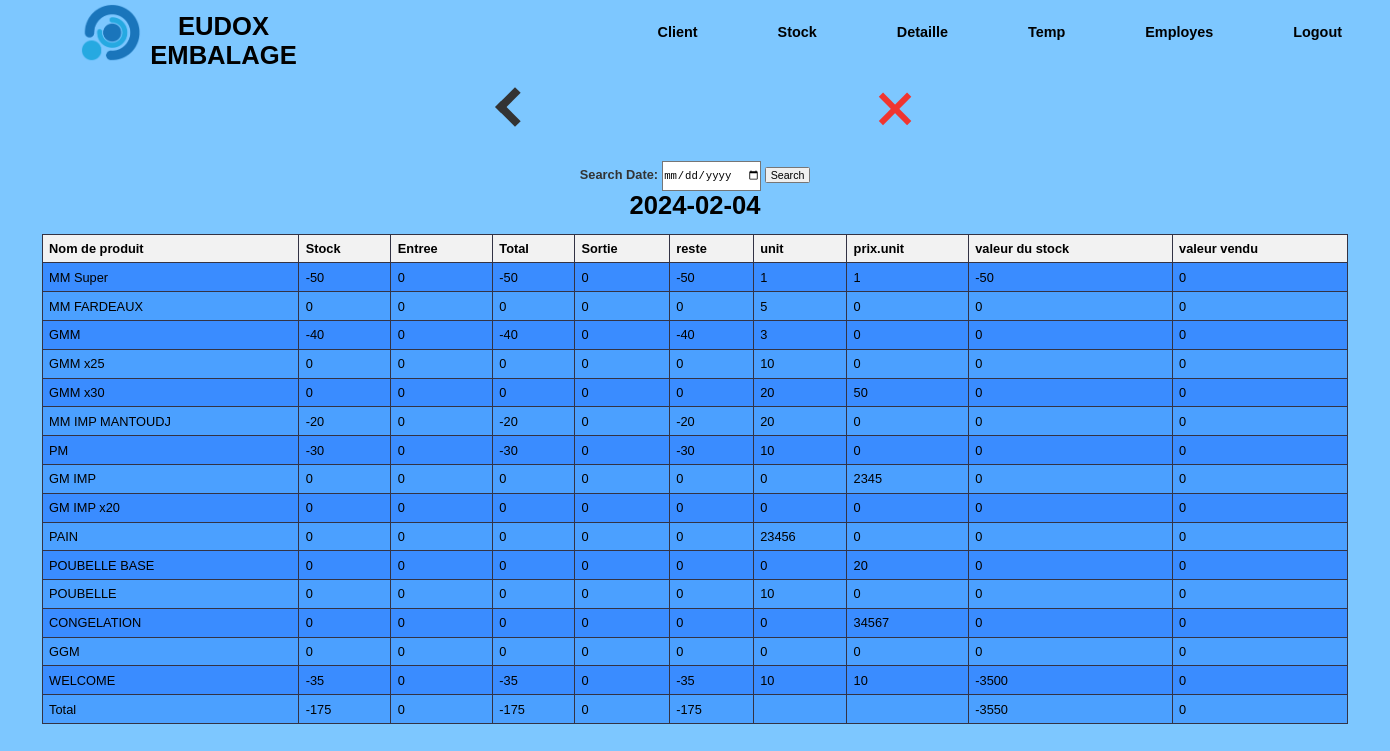
Screenshot of /stock/view with the database file from the repository.
### tables this page shows
CREATE TABLE stv (
        id INTEGER PRIMARY KEY AUTOINCREMENT,
        date TEXT NOT NULL,
        MM_super_st INTEGER NOT NULL,
        MM_super_e INTEGER NOT NULL,
        MM_super_so INTEGER NOT NULL,
        MM_Fardeaux_st INTEGER NOT NULL,
        MM_Fardeaux_e INTEGER NOT NULL,
        MM_Fardeaux_so INTEGER NOT NULL,
        GMM_st INTEGER NOT NULL,
        GMM_e INTEGER NOT NULL,
        GMM_so INTEGER NOT NULL,
        GMM_x25_st INTEGER NOT NULL,
        GMM_x25_e INTEGER NOT NULL,
        GMM_x25_so INTEGER NOT NULL,
        GMM_x30_st INTEGER NOT NULL,
        GMM_x30_e INTEGER NOT NULL,
        GMM_x30_so INTEGER NOT NULL,
        MM_IMP_MANTOUDJ_st INTEGER NOT NULL,
        MM_IMP_MANTOUDJ_e INTEGER NOT NULL,
        MM_IMP_MANTOUDJ_so INTEGER NOT NULL,
        PM_st INTEGER NOT NULL,
        PM_e INTEGER NOT NULL,
        PM_so INTEGER NOT NULL,
        GM_IMP_st INTEGER NOT NULL,
        GM_IMP_e INTEGER NOT NULL,
        GM_IMP_so INTEGER NOT NULL,
        GM_IMP_x20_st INTEGER NOT NULL,
        GM_IMP_x20_e INTEGER NOT NULL,
        GM_IMP_x20_so INTEGER NOT NULL,
        PAIN_st INTEGER NOT NULL,
        PAIN_e INTEGER NOT NULL,
        PAIN_so INTEGER NOT NULL,
        POUBELLE_BASE_st INTEGER NOT NULL,
        POUBELLE_BASE_e INTEGER NOT NULL,
        POUBELLE_BASE_so INTEGER NOT NULL,
        POUBELLE_st INTEGER NOT NULL,
        POUBELLE_e INTEGER NOT NULL,
        POUBELLE_so INTEGER NOT NULL,
        CONGELATION_st INTEGER NOT NULL,
        CONGELATION_e INTEGER NOT NULL,
        CONGELATION_so INTEGER NOT NULL,
        GGM_st INTEGER NOT NULL,
        GGM_e INTEGER NOT NULL,
        GGM_so INTEGER NOT NULL,
        WELCOME_st INTEGER NOT NULL,
        WELCOME_e INTEGER NOT NULL,
        WELCOME_so INTEGER NOT NULL
    );

CREATE TABLE upt (
        id INTEGER PRIMARY KEY AUTOINCREMENT,
        date TEXT NOT NULL,
        num INTEGER NOT NULL,
        u INTEGER NOT NULL,
        up INTEGER NOT NULL
    );

### app.py (the view)
@app.route('/stock/view', methods=['POST', 'GET'])
def view_stock():
    if request.method == 'POST':
        today_date = request.form.get('search_date', datetime.now().strftime("%Y-%m-%d"), None)
        if not today_date:
            today_date = datetime.now().strftime("%Y-%m-%d")
    else:
        today_date = datetime.now().strftime("%Y-%m-%d")
    conn = sqlite3.connect('form_data.db')
    cursor = conn.cursor()
    cursor.execute('SELECT * FROM stv WHERE date = ?', (today_date,))
    stock_data = cursor.fetchone()
    cursor.execute('SELECT u, up FROM upt WHERE date = ?', (today_date,))
    vals = cursor.fetchall()
    conn.close()
    product_names = ["MM Super", "MM FARDEAUX", "GMM", "GMM x25", "GMM x30", "MM IMP MANTOUDJ", "PM", "GM IMP", "GM IMP x20", "PAIN", "POUBELLE BASE", "POUBELLE", "CONGELATION", "GGM", "WELCOME"]
    total_stock = sum(stock_data[i * 3 + 2] for i in range(len(product_names)))
    total_entree = sum(stock_data[i * 3 + 3] for i in range(len(product_names)))
    total_sort = sum(stock_data[i * 3 + 4] for i in range(len(product_names)))
    total_rest = sum(stock_data[i * 3 + 2] + stock_data[i * 3 + 3] - stock_data[i * 3 + 4] for i in range(len(product_names)))
    total_v_stock = sum((stock_data[i * 3 + 2] + stock_data[i * 3 + 3] - stock_data[i * 3 + 4]) * vals[i][0] * vals[i][1] for i in range(len(product_names)))
    total_v_vendu = sum(stock_data[i * 3 + 4] * vals[i][0] * vals[i][1] for i in range(len(product_names)))
    return render_template('s_view.html', stock_data=stock_data, vals=vals, product_names=product_names, td=today_date,
                           total_stock=total_stock, total_entree=total_entree, total_sort=total_sort,
                           total_rest=total_rest, total_v_stock=total_v_stock, total_v_vendu=total_v_vendu)

### templates/s_view.html (shortened to what this page needs)
{% extends 'main.html' %}
{% block top %}
<a href="/stock" id="back"><div class="thick-arrow-left"></div></a>
<a href="/main" id="aclose"><div class="close"></div></a>
{% endblock %}
{% block bot %}
<form method="POST" action="/stock/view">
  <b><label for="search_date">Search Date:</label></b>
  <input type="date" id="search_date" name="search_date">
  <button type="submit">Search</button>
</form>
<h1>{{ stock_data[1] }}</h1>
<table>
  <tr>
    <th>Nom de produit</th>
    <th>Stock</th>
    <th>Entree</th>
    <th>Total</th>
    <th>Sortie</th>
    <th>reste</th>
    <th>unit</th>
    <th>prix.unit</th>
    <th>valeur du stock</th>
    <th>valeur vendu</th>
  </tr>
  {% for i in range(15) %}
    <tr>
      <td>{{ product_names[i] }}</td>
      <td>{{ stock_data[i * 3 + 2] }}</td>
      <td>{{ stock_data[i * 3 + 3] }}</td>
      <td>{{ stock_data[i * 3 + 2] + stock_data[i * 3 + 3] }}</td>
      <td>{{ stock_data[i * 3 + 4] }}</td>
      <td>{{ stock_data[i * 3 + 2] + stock_data[i * 3 + 3] - stock_data[i * 3 + 4] }}</td>
      <td contenteditable="true" onblur="updateValue(this.innerText, {{ i }}, 0, '{{ stock_data[1] }}')">{{ vals[i][0] }}</td>
      <td contenteditable="true" onblur="updateValue(this.innerText, {{ i }}, 1, '{{ stock_data[1] }}')">{{ vals[i][1] }}</td>
      <td>{{ (stock_data[i * 3 + 2] + stock_data[i * 3 + 3] - stock_data[i * 3 + 4]) * vals[i][0] * vals[i][1] }}</td>
      <td>{{ stock_data[i * 3 + 4] * vals[i][0] * vals[i][1] }}</td>
    </tr>
  {% endfor %}
  <tr>
    <td>Total</td>
    <td>{{ total_stock }}</td>
    <td>{{ total_entree }}</td>
    <td>{{ total_stock + total_entree }}</td>
    <td>{{ total_sort }}</td>
    <td>{{ total_rest }}</td>
    <td></td>
    <td></td>
    <td>{{ total_v_stock }}</td>
    <td>{{ total_v_vendu }}</td>
  </tr>
</table>
{% endblock %}

### static/css/style.css (style rules this page uses)
body, h1, h2, h3, p, ul, li { margin: 0; padding: 0; }
body { font-family: Arial, sans-serif; background-color: #7dc7ff; zoom: 80%; }
a { color: inherit; text-decoration: none; }
#aclose { margin-left: 28vw; }
.thick-arrow-left { margin: 35px; width: 25px; height: 25px; border: 10px solid #333; border-left: 0; border-top: 0; transform: rotate(135deg); }
#back { margin-left: 34%; }
.close { margin: 30px; background: #f03530; height: 50px; position: relative; width: 8px; transform: rotate(45deg); }
.close:after { background: #f03530; content: ""; height: 8px; left: -21px; position: absolute; top: 21px; width: 50px; }
.bot_side label { color: #333; }
.bot_side input { height: 35px; }

### templates/s_view.html (style rules this page uses)
table { border-collapse: collapse; width: 94%; margin: 3%; margin-top: 1%; }
th, td { border: 1px solid #333344; padding: 8px; text-align: left; }
th { background-color: #f2f2f2; }
tr:nth-child(even) td { background-color: #3a8cff; }
tr:nth-child(odd) td { background-color: #4ba0ff; }

### rows the page displays
stv: date "2024-02-04", MM_super_st "-50" "0" "-40" "0" "0" "-20" "-30" "0" "0" "0" "0" "0" "0" "0" "-35", MM_super_e "0" "0" "0" "0" "0" "0" "0" "0" "0" "0" "0" "0" "0" "0" "0", stock_data[i*3+2]+stock_data[i*3+3] "-50" "0" "-40" "0" "0" "-20" "-30" "0" "0" "0" "0" "0" "0" "0" "-35", MM_super_so "0" "0" "0" "0" "0" "0" "0" "0" "0" "0" "0" "0" "0" "0" "0", MM_super_st+MM_super_e+MM_super_so "-50" "0" "-40" "0" "0" "-20" "-30" "0" "0" "0" "0" "0" "0" "0" "-35", MM_super_st+MM_super_e+MM_super_so "-50" "0" "0" "0" "0" "0" "0" "0" "0" "0" "0" "0" "0" "0" "-3500", stock_data[i*3+4]*vals[i][0]*vals[i][1] "0" "0" "0" "0" "0" "0" "0" "0" "0" "0" "0" "0" "0" "0" "0"
upt: u "1", up "1"
upt: u "5", up "0"
upt: u "3", up "0"
upt: u "10", up "0"
upt: u "20", up "50"
upt: u "20", up "0"
upt: u "10", up "0"
upt: u "0", up "2345"
upt: u "0", up "0"
upt: u "23456", up "0"
upt: u "0", up "20"
upt: u "10", up "0"
upt: u "0", up "34567"
upt: u "0", up "0"
upt: u "10", up "10"

### other values shown
{{ product_names[i] }} "MM Super" "MM FARDEAUX" "GMM" "GMM x25" "GMM x30" "MM IMP MANTOUDJ" "PM" "GM IMP" "GM IMP x20" "PAIN" "POUBELLE BASE" "POUBELLE" "CONGELATION" "GGM" "WELCOME"
{{ total_stock }} "-175"
{{ total_entree }} "0"
{{ total_stock + total_entree }} "-175"
{{ total_sort }} "0"
{{ total_rest }} "-175"
{{ total_v_stock }} "-3550"
{{ total_v_vendu }} "0"
